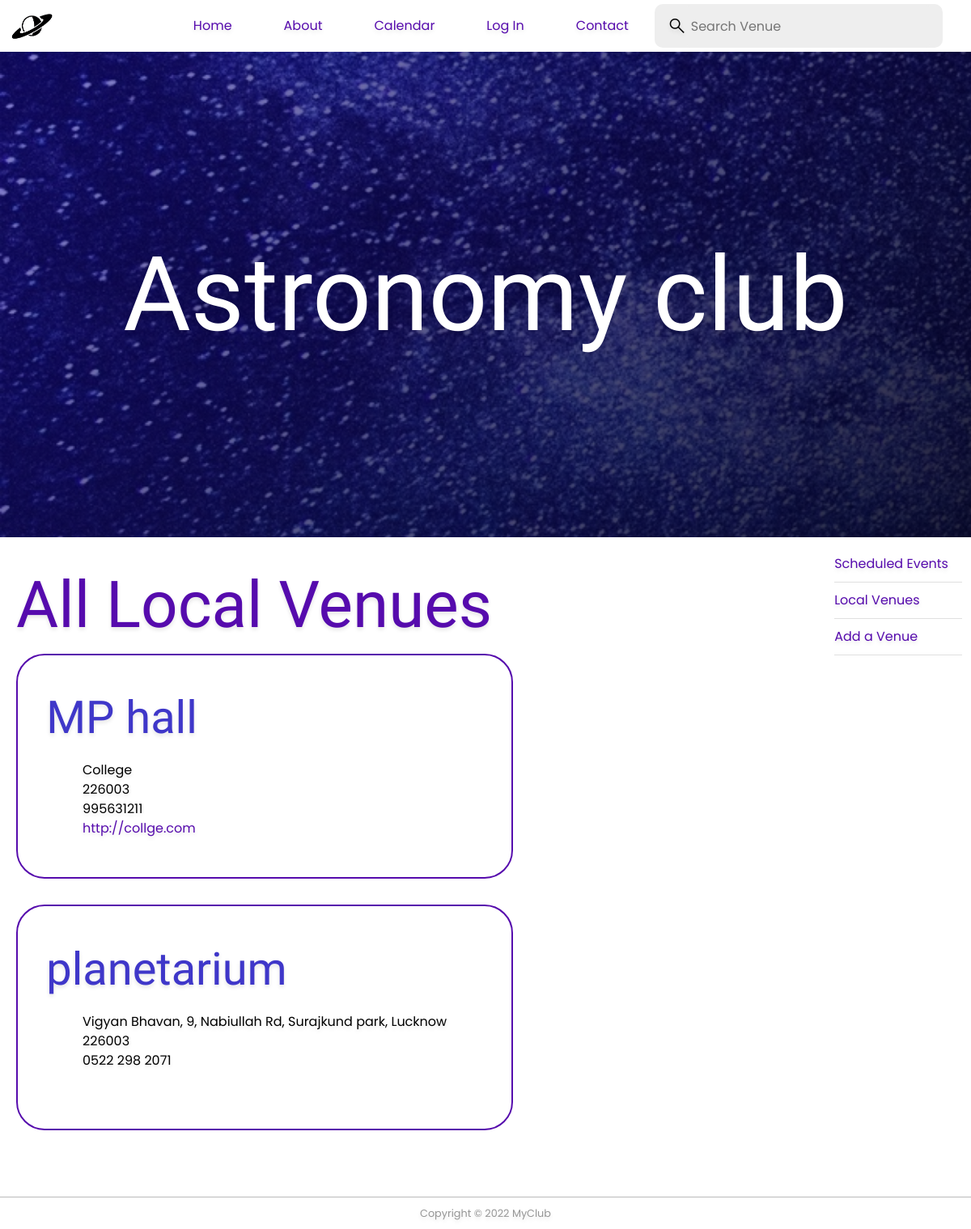
Page /local-venues/ on the committed database.
### events/models.py (models this page shows, shortened)
class Venue(models.Model):
      name = models.CharField('Venue Name', max_length=120)
      address = models.CharField(max_length=300)
      zip_code = models.CharField('Zip/Post Code', max_length=12)
      phone = models.CharField('Contact Phone', max_length=20, blank=True)
      web = models.URLField('Web Address',blank=True)
      email_address = models.EmailField('Email Address',blank=True)

### events/views.py (the view)
# urls.py: path('local-venues/', views.local_venues, name='show-local-venues'),
def local_venues(request):
    venue_list = Venue.objects.filter(zip_code='226003')
    title = 'Local Venues'
    return render(request, 'events/venue_list.html',{'title':title, 'venue_list':venue_list})

### events/templates/events/venue_list.html (shortened to what this page needs)
{% extends "base.html" %}
{% block search-bar %}
    <form class="search-bar" method="POST" action="{% url 'search-venues' %}">
        <span class="material-symbols-outlined">Search</span>
        <input type="search" name="searched" class="search" placeholder="Search Venue" aria-label="Search">
    </form>
{% endblock search-bar %}
{% block content %}
<h1 class="main-heading-1">All {{ title }} </h1>
    {% for venue in venue_list %}
    <div class="venue-container">
        <h1 class="main-heading-2">{{ venue.name }}</h1>
            <p class="venue-details">
                {{ venue.address }} <br>
                {{ venue.zip_code }} <br>
                {{ venue.phone }} <br>
                <a href="{{ venue.web }}" class="link">{{ venue.web }}</a> <br>
                {{ venue.email }} <br>
            </p>
    </div>
    {% endfor %}
{% endblock content %}

### myclub_site/templates/base.html (shortened to what this page needs)
{% load static %}
<!doctype html>
<html>
  <head>
   <link href="{% static 'minireset.min.css' %}" rel="stylesheet" type="text/css">
   <link href="{% static 'main.css' %}" rel="stylesheet" type="text/css">
  </head>
 <body>
   <header id="header">
         <img id="logo" src="{% static 'logo.png' %}" alt="" />
     <nav id="top_menu">
         <div class="link-container"
         ><a href="/" class="link">
             Home
         </a></div>
         <div class="link-container"
         ><a href="" class="link">
             About
         </a></div>
         <div class="link-container"
         ><a href="/" class="link">
             Calendar
         </a></div>
         <div class="link-container"
         ><a href="/members/login" class="link">
              Log In
         </a></div>
         <div class="link-container"
         ><a href="/contact" class="link">
              Contact
         </a></div>
         <div class="search-bar-container">
           {% block search-bar %}
           {% endblock search-bar %}
         </div>
        </nav>
   </header>
   <section class="hero" style="background-image: linear-gradient(to bottom right,
   #190cac7a,
   black), url('{% static "top_banner.jpg" %}');">
      <h1 class="title">Astronomy club</h1>
   </section>
   <section class="main-content">
   <section id="main">
  <br>
     {% block content %}{% endblock content %}
   </section>
   <aside id="rightsidebar">
     <nav id="nav">
     <ul>
       <li><a href="/all-events" class="link">Scheduled Events</a></li>
       <li><a href="/local-venues" class="link">Local Venues</a></li>
       <li><a href="/add-venue" class="link">Add a Venue</a></li>
     </ul>
     </nav>
   </aside>
  </section>
   <footer id="footer">Copyright &copy;
      MyClub
   </footer>
 </body>
</html>

### myclub_site/static/main.css (style rules this page uses)
:root { --purple-1:#7209B7; --purple-2: #560BAD; --purple-3:#480CA8; --pink:#F72585; --dark-blue-1:#4CC9F0; --dark-blue-2:#4895EF; --dark-blue-3:#4361EE; --dark-blue-4:#3F37C9; --dark-blue-5:#3A0CA3; --light-green:rgb(57, 207, 57); --dark-green:rgba(57, 207, 57, 0.315); --red:rgb(255, 35, 35); }
* { font-family: 'Poppins', sans-serif; font-size: 16px; line-height: 1.5; margin: 0; -moz-osx-font-smoothing: grayscale; transition: all 1350ms ease-in-out; -webkit-font-smoothing: antialiased; }
html { overflow-x: hidden; text-shadow: 0 3px 5px rgba(0, 0, 0, 0.1); }
body { background-color: white; margin-top: 0px; margin-left: auto; margin-right: auto; width: 100vw; }
.material-symbols-outlined { font-variation-settings: 'FILL' 0, 'wght' 400, 'GRAD' 0, 'opsz' 48 }
#header { border-bottom: 1.8px solid rgb(199, 199, 199); border-style: none; display: flex; justify-content: space-between; align-items: center; height: 4rem; width: 100%; }
#logo { border-radius: 5px; height:3.7rem; padding-left: 10px; }
#top_menu { display: flex; align-items: center; width: max-content; justify-content: center; }
.link-container { padding: 1rem 2rem; }
.link { color: var(--purple-2); text-decoration: none; transition: all 850ms ease-in-out; }
.hero { display: flex; flex-direction: column; align-items: center; background-attachment: fixed; background-position: x-axis y-axis; background-repeat: no-repeat; background-size: cover; color: white; height: 75vh; justify-content: center; transition: width 1ms ease-in-out; width: 100%; }
.title, .main-heading-1, .main-heading-2 { font-family: 'Rouge Script', cursive; }
.title { font-size: 8rem; }
.main-heading-1 { font-size: 5rem; color: var(--purple-2); }
.main-heading-2 { font-size: 3.5rem; color: var(--dark-blue-4); padding: 0.7rem; }
.main-content { display: flex; flex-direction: row; justify-content: space-between; }
#rightsidebar { width: 180px; height: 350px; float: right; padding: 0.7rem; }
#nav li { padding-top: 10px; padding-bottom: 10px; font-size: 1em; list-style-type: none; border-bottom: thin solid #e0e0e0; color: var(--purple-3); left: 0px; list-style-position: inside; }
#nav li a { padding: 0; text-decoration: none; }
#main { width:auto; margin: 0 10px 50px 20px; padding-right: 10px; }
#footer { text-align: center; font-size: 0.8em; padding-top: 10px; padding-bottom: 10px; background-color: #FFFFFF; border-top: thin solid #BBBBBB; clear: both; color: #969696; }
input, textarea { width: 100%; padding: 5px!important; -webkit-box-sizing: border-box; -moz-box-sizing: border-box; box-sizing: border-box; border-radius: 3px; border-style: solid; border-width: 1px; border-color: rgb(169,169,169) }
input { height: 30px; }
.venue-container, .event-container { padding: 1.5rem; border: 2px solid var(--purple-2); border-radius: 35px; margin-bottom: 2rem; }
.venue-details, .event-details { padding: 0 3.5rem; }
.search-bar { margin-right: 2.2rem; padding: 0.01rem 1rem; border-radius: 10px; background: #EEEEEE; display:flex; flex-direction: row; align-items: center; justify-content: center; }
.search-bar input.search { background: inherit; border-color: transparent; border-radius: 5px; color: #63717f; float: left; height: 53px; outline: none; transition: background .55s ease; width: 300px; }
.search { float: right; border: none; }

### rows in the picture
Venue: name "MP hall", address "College", zip_code "226003", phone "995631211", web "http://collge.com"
Venue: name "planetarium", address "Vigyan Bhavan, 9, Nabiullah Rd, Surajkund park, Lucknow", zip_code "226003", phone "0522 298 2071"

### other values in the picture
{{ title }} "Local Venues"
